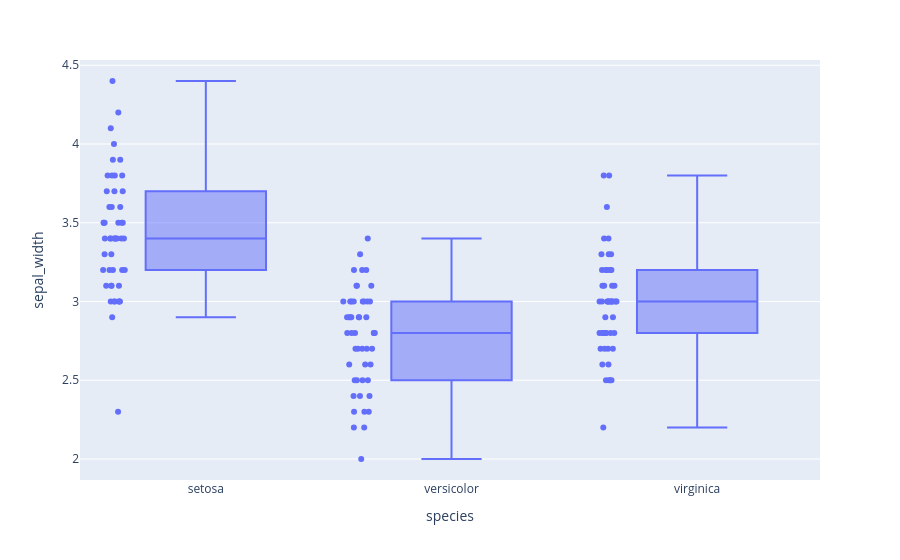

Here is the notebook cell this chart was saved with:
### Code cell
# Boxplot

fig = px.box(
    data_frame=iris,
    x="species",
    y="sepal_width",
    points="all",
    hover_data=["species"]
)

fig.show()

### Figure 1 — Plotly figure (JSON) as saved in the notebook; plotly's stock layout.template omitted (floating-point values rounded to 4 significant figures; data arrays with more than 128 entries replaced by an {"elided": "..."} marker saying what was removed)
{"data": [{"alignmentgroup": "True", "boxpoints": "all", "hovertemplate": "species=%{x}<br>sepal_width=%{y}<extra></extra>", "legendgroup": "", "marker": {"color": "#636efa"}, "name": "", "notched": false, "offsetgroup": "", "orientation": "v", "showlegend": false, "type": "box", "x": {"elided": "150 str values"}, "x0": " ", "xaxis": "x", "y": {"elided": "150 float values"}, "y0": " ", "yaxis": "y"}], "layout": {"boxmode": "group", "legend": {"tracegroupgap": 0}, "margin": {"t": 60}, "xaxis": {"anchor": "y", "domain": [0, 1], "title": {"text": "species"}}, "yaxis": {"anchor": "x", "domain": [0, 1], "title": {"text": "sepal_width"}}}}
